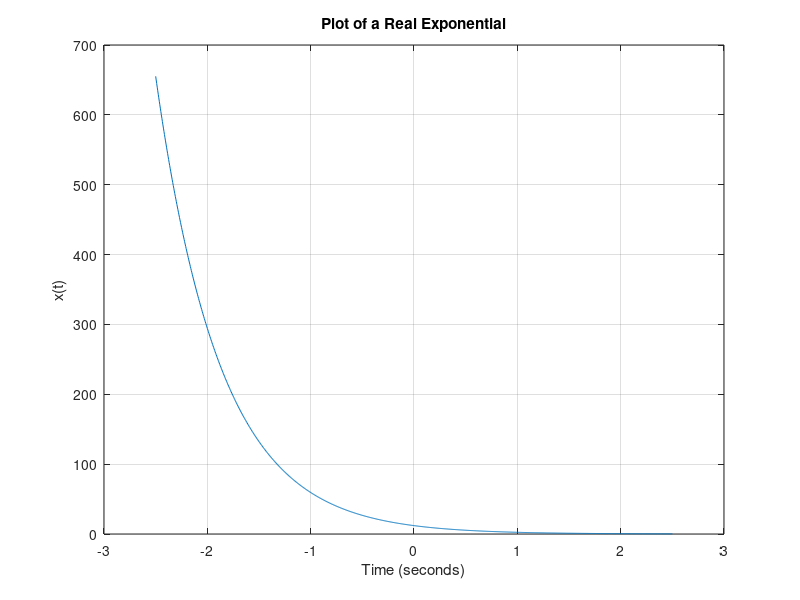
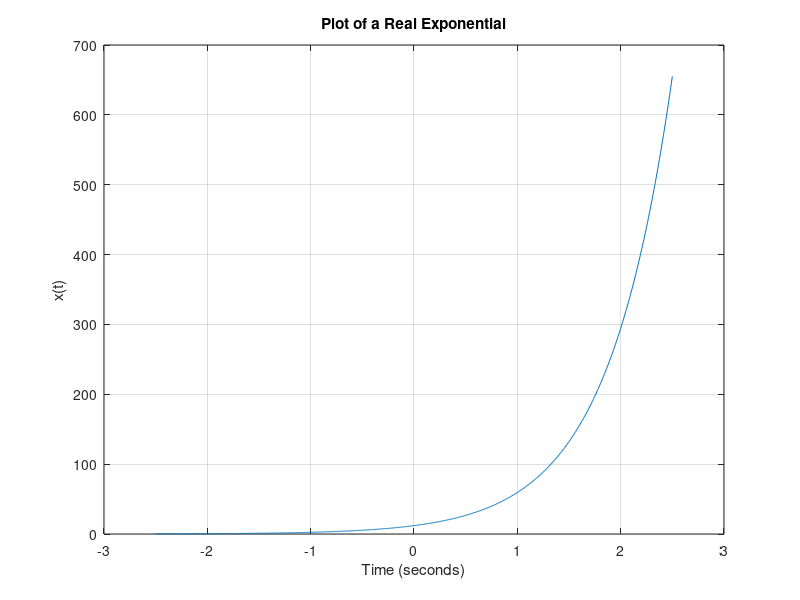
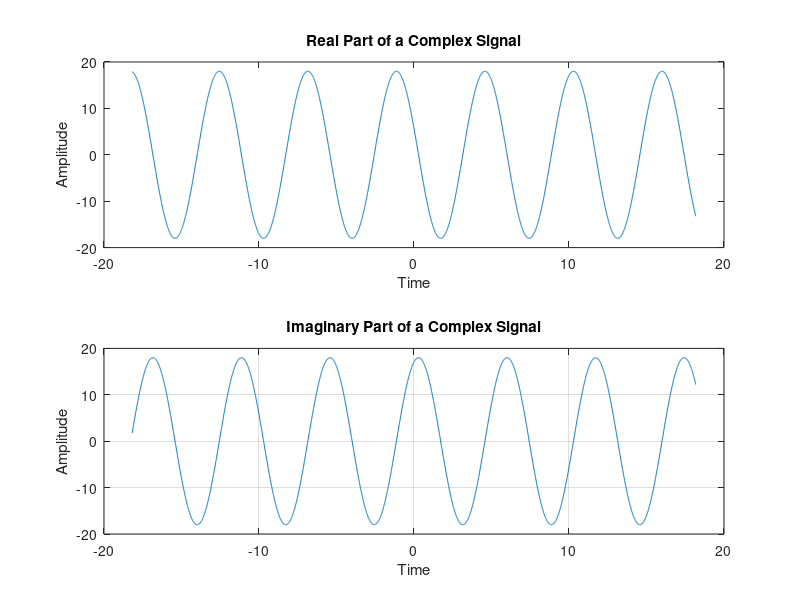
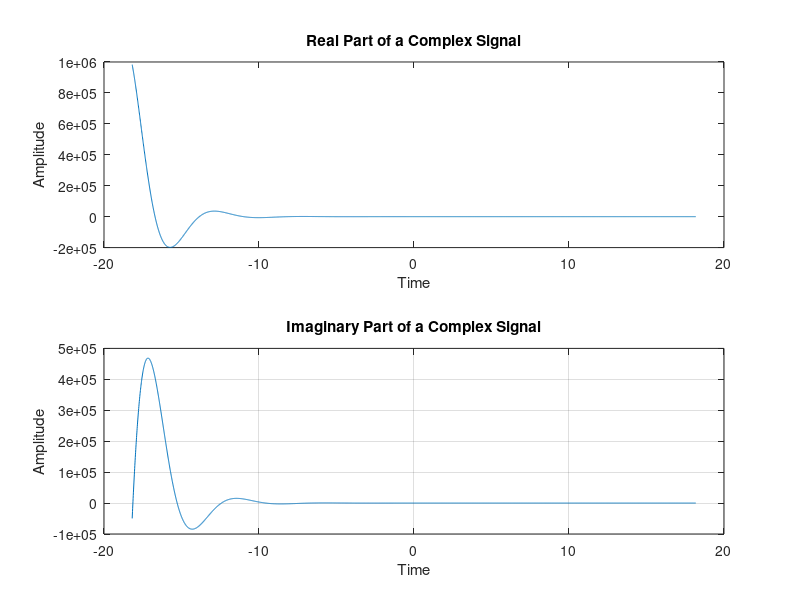

MATLAB code to generate these figures, in order:
figure(1)
a = 1.6;  
C = 12;   
t = linspace(-4/a, 4/a, 1000);
x = C * exp(-a * t);
plot(t, x);
xlabel('Time (seconds)');
ylabel('x(t)');
title('Plot of a Real Exponential');
grid on;

figure(2)
a = 1.6;  
C = 12;   
t = linspace(-4/a, 4/a, 1000);
x = C * exp(a * t);
plot(t, x);
xlabel('Time (seconds)');
ylabel('x(t)');
title('Plot of a Real Exponential');
grid on;

figure(3)
A = 18;            
theta = 1.1;       
omega0 = 1.1;          
t = -20/1.1:0.01:20/1.1; 
x = A * exp(1i * (1.1 * t + 1.25));
real_part = real(x);
imag_part = imag(x);
subplot(2, 1, 1);
plot(t, real_part);
title('Real Part of a Complex Signal');
xlabel('Time');
ylabel('Amplitude');
subplot(2, 1, 2);
plot(t, imag_part);
title('Imaginary Part of a Complex Signal');
xlabel('Time');
ylabel('Amplitude');
grid on;

figure(4)
A = 18;         
theta = 1.1;   
r = -0.6;       
omega0 = 1.1;     
t = -20/1.1:0.01:20/1.1  
a = r + 1i * omega0;
C = A * exp(1i * theta);
x = C * exp(a * t);
real_part = real(x);
imag_part = imag(x);
subplot(2, 1, 1);
plot(t, real_part);
title('Real Part of a Complex Signal');
xlabel('Time');
ylabel('Amplitude');
subplot(2, 1, 2);
plot(t, imag_part);
title('Imaginary Part of a Complex Signal');
xlabel('Time');
ylabel('Amplitude');
grid on;
